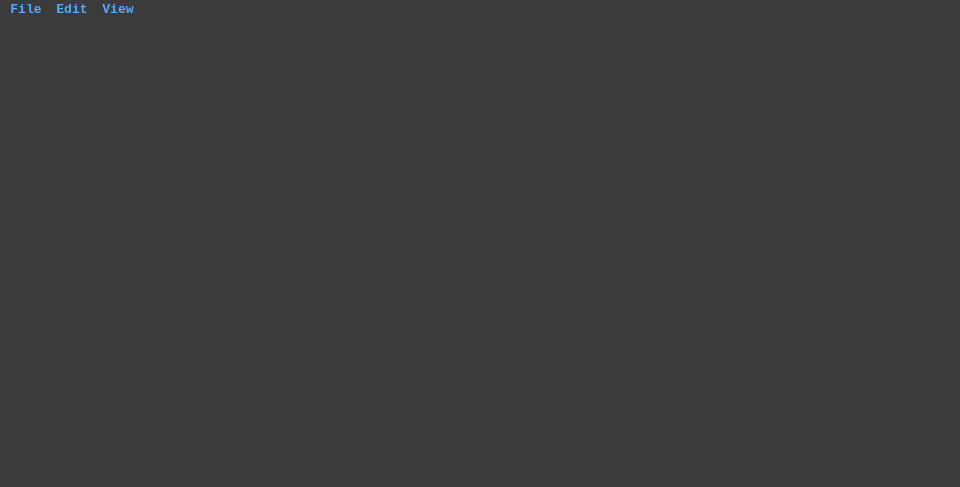
<?xml version="1.0" encoding="UTF-8"?>
<ui version="4.0">
 <class>MainWindow</class>
 <widget class="QMainWindow" name="MainWindow">
  <property name="geometry">
   <rect>
    <x>0</x>
    <y>0</y>
    <width>960</width>
    <height>487</height>
   </rect>
  </property>
  <property name="windowTitle">
   <string>NOTEPAD</string>
  </property>
  <property name="windowIcon">
   <iconset>
    <normaloff>../../../downloads/notebook.png</normaloff>../../../downloads/notebook.png</iconset>
  </property>
  <property name="styleSheet">
   <string notr="true">background-color: rgb(59, 59, 59);
color: rgb(255, 255, 255);

</string>
  </property>
  <widget class="QWidget" name="centralwidget">
   <widget class="QTextEdit" name="textEdit">
    <property name="geometry">
     <rect>
      <x>0</x>
      <y>0</y>
      <width>953</width>
      <height>417</height>
     </rect>
    </property>
    <property name="focusPolicy">
     <enum>Qt::ClickFocus</enum>
    </property>
    <property name="styleSheet">
     <string notr="true">border: none;
font: 11pt &quot;Consolas&quot;;</string>
    </property>
    <property name="lineWrapMode">
     <enum>QTextEdit::NoWrap</enum>
    </property>
    <property name="tabStopWidth">
     <number>103</number>
    </property>
   </widget>
  </widget>
  <widget class="QMenuBar" name="menubar">
   <property name="geometry">
    <rect>
     <x>0</x>
     <y>0</y>
     <width>960</width>
     <height>22</height>
    </rect>
   </property>
   <property name="font">
    <font>
     <family>Consolas</family>
     <pointsize>10</pointsize>
     <weight>75</weight>
     <bold>true</bold>
    </font>
   </property>
   <property name="styleSheet">
    <string notr="true">color :rgb(85, 170, 255);
selection-background-color: rgb(255, 255, 255);</string>
   </property>
   <widget class="QMenu" name="menuFile">
    <property name="font">
     <font>
      <family>Consolas</family>
      <pointsize>10</pointsize>
      <weight>75</weight>
      <bold>true</bold>
     </font>
    </property>
    <property name="styleSheet">
     <string notr="true">QMenu:selected{
color: #4ea9ff;}</string>
    </property>
    <property name="title">
     <string>File</string>
    </property>
    <addaction name="actionNew"/>
    <addaction name="actionOpen"/>
    <addaction name="actionSave"/>
    <addaction name="actionSave_as"/>
    <addaction name="separator"/>
    <addaction name="actionExit"/>
   </widget>
   <widget class="QMenu" name="menuEdit">
    <property name="font">
     <font>
      <family>Consolas</family>
      <pointsize>10</pointsize>
      <weight>75</weight>
      <bold>true</bold>
     </font>
    </property>
    <property name="styleSheet">
     <string notr="true">QMenu:selected{
color: #4ea9ff;}</string>
    </property>
    <property name="title">
     <string>Edit</string>
    </property>
    <addaction name="actionUndo"/>
    <addaction name="actionRedo"/>
    <addaction name="separator"/>
    <addaction name="actionCut"/>
    <addaction name="actionCopy"/>
    <addaction name="actionPaste"/>
    <addaction name="actionDelete"/>
    <addaction name="actionSelect_all"/>
    <addaction name="separator"/>
   </widget>
   <widget class="QMenu" name="menuView">
    <property name="font">
     <font>
      <family>Consolas</family>
      <weight>75</weight>
      <bold>true</bold>
     </font>
    </property>
    <property name="styleSheet">
     <string notr="true">QMenu:selected{
color: #4ea9ff;}</string>
    </property>
    <property name="title">
     <string>View</string>
    </property>
    <widget class="QMenu" name="menuZoom">
     <property name="font">
      <font>
       <family>Consolas</family>
       <pointsize>10</pointsize>
       <weight>75</weight>
       <bold>true</bold>
      </font>
     </property>
     <property name="styleSheet">
      <string notr="true">QMenu:selected{
color: #4ea9ff;}</string>
     </property>
     <property name="title">
      <string>Zoom</string>
     </property>
     <addaction name="actionZoom_in"/>
     <addaction name="actionZoom_out"/>
     <addaction name="actionRestore_default_zoom"/>
    </widget>
    <addaction name="menuZoom"/>
    <addaction name="actionStatus_bar"/>
    <addaction name="actionWord_Wrap"/>
   </widget>
   <addaction name="menuFile"/>
   <addaction name="menuEdit"/>
   <addaction name="menuView"/>
  </widget>
  <widget class="QStatusBar" name="statusbar"/>
  <action name="actionNew_Tab">
   <property name="text">
    <string>New tab</string>
   </property>
   <property name="font">
    <font>
     <family>Consolas</family>
     <pointsize>10</pointsize>
     <weight>50</weight>
     <bold>false</bold>
    </font>
   </property>
  </action>
  <action name="actionNew_Window">
   <property name="text">
    <string>New window</string>
   </property>
  </action>
  <action name="actionOpen">
   <property name="text">
    <string>Open</string>
   </property>
   <property name="shortcut">
    <string>Ctrl+O</string>
   </property>
  </action>
  <action name="actionSave">
   <property name="text">
    <string>Save</string>
   </property>
   <property name="shortcut">
    <string>Ctrl+S</string>
   </property>
  </action>
  <action name="actionSave_as">
   <property name="text">
    <string>Save as</string>
   </property>
   <property name="shortcut">
    <string>Ctrl+Shift+S</string>
   </property>
  </action>
  <action name="actionSave_all">
   <property name="text">
    <string>Save all</string>
   </property>
  </action>
  <action name="actionPage_setup">
   <property name="text">
    <string>Page setup</string>
   </property>
  </action>
  <action name="actionPrint">
   <property name="text">
    <string>Print</string>
   </property>
   <property name="shortcut">
    <string>Ctrl+P</string>
   </property>
  </action>
  <action name="actionClose_Tab">
   <property name="text">
    <string>Close tab</string>
   </property>
  </action>
  <action name="actionClose_Window">
   <property name="text">
    <string>Close window</string>
   </property>
  </action>
  <action name="actionExit">
   <property name="text">
    <string>Exit</string>
   </property>
  </action>
  <action name="actionUndo">
   <property name="text">
    <string>Undo</string>
   </property>
   <property name="font">
    <font>
     <family>Consolas</family>
     <pointsize>10</pointsize>
     <weight>75</weight>
     <bold>true</bold>
    </font>
   </property>
   <property name="shortcut">
    <string>Ctrl+Z</string>
   </property>
  </action>
  <action name="actionCut">
   <property name="text">
    <string>Cut</string>
   </property>
   <property name="shortcut">
    <string>Ctrl+X</string>
   </property>
  </action>
  <action name="actionCopy">
   <property name="text">
    <string>Copy</string>
   </property>
   <property name="shortcut">
    <string>Ctrl+C</string>
   </property>
  </action>
  <action name="actionPaste">
   <property name="text">
    <string>Paste</string>
   </property>
   <property name="shortcut">
    <string>Ctrl+V</string>
   </property>
  </action>
  <action name="actionDelete">
   <property name="text">
    <string>Delete</string>
   </property>
   <property name="shortcut">
    <string>Del</string>
   </property>
  </action>
  <action name="actionFind">
   <property name="text">
    <string>Find</string>
   </property>
  </action>
  <action name="actionFind_next">
   <property name="text">
    <string>Find next</string>
   </property>
  </action>
  <action name="actionFind_previous">
   <property name="text">
    <string>Find previous</string>
   </property>
  </action>
  <action name="actionReplace">
   <property name="text">
    <string>Replace</string>
   </property>
  </action>
  <action name="actionGo_to">
   <property name="text">
    <string>Go to</string>
   </property>
  </action>
  <action name="actionSelect_all">
   <property name="text">
    <string>Select all</string>
   </property>
   <property name="shortcut">
    <string>Ctrl+A</string>
   </property>
  </action>
  <action name="actionTime_Date">
   <property name="text">
    <string>Time/Date</string>
   </property>
  </action>
  <action name="actionFont">
   <property name="text">
    <string>Font</string>
   </property>
  </action>
  <action name="actionZoom_in">
   <property name="text">
    <string>Zoom in</string>
   </property>
   <property name="font">
    <font>
     <family>Consolas</family>
     <pointsize>10</pointsize>
    </font>
   </property>
   <property name="shortcut">
    <string>Ctrl+=</string>
   </property>
  </action>
  <action name="actionZoom_out">
   <property name="text">
    <string>Zoom out</string>
   </property>
   <property name="shortcut">
    <string>Ctrl+-</string>
   </property>
  </action>
  <action name="actionRestore_default_zoom">
   <property name="text">
    <string>Restore default zoom</string>
   </property>
  </action>
  <action name="actionStatus_bar">
   <property name="checkable">
    <bool>true</bool>
   </property>
   <property name="checked">
    <bool>false</bool>
   </property>
   <property name="enabled">
    <bool>true</bool>
   </property>
   <property name="text">
    <string>Status bar</string>
   </property>
   <property name="font">
    <font>
     <family>Consolas</family>
     <pointsize>10</pointsize>
    </font>
   </property>
   <property name="autoRepeat">
    <bool>false</bool>
   </property>
   <property name="menuRole">
    <enum>QAction::ApplicationSpecificRole</enum>
   </property>
   <property name="priority">
    <enum>QAction::HighPriority</enum>
   </property>
  </action>
  <action name="actionWord_Wrap">
   <property name="checkable">
    <bool>true</bool>
   </property>
   <property name="text">
    <string>Word Wrap</string>
   </property>
   <property name="font">
    <font/>
   </property>
  </action>
  <action name="actionRedo">
   <property name="text">
    <string>Redo</string>
   </property>
   <property name="shortcut">
    <string>Ctrl+Y</string>
   </property>
  </action>
  <action name="actionNew">
   <property name="text">
    <string>New</string>
   </property>
   <property name="shortcut">
    <string>Ctrl+N</string>
   </property>
  </action>
 </widget>
 <resources/>
 <connections/>
</ui>
